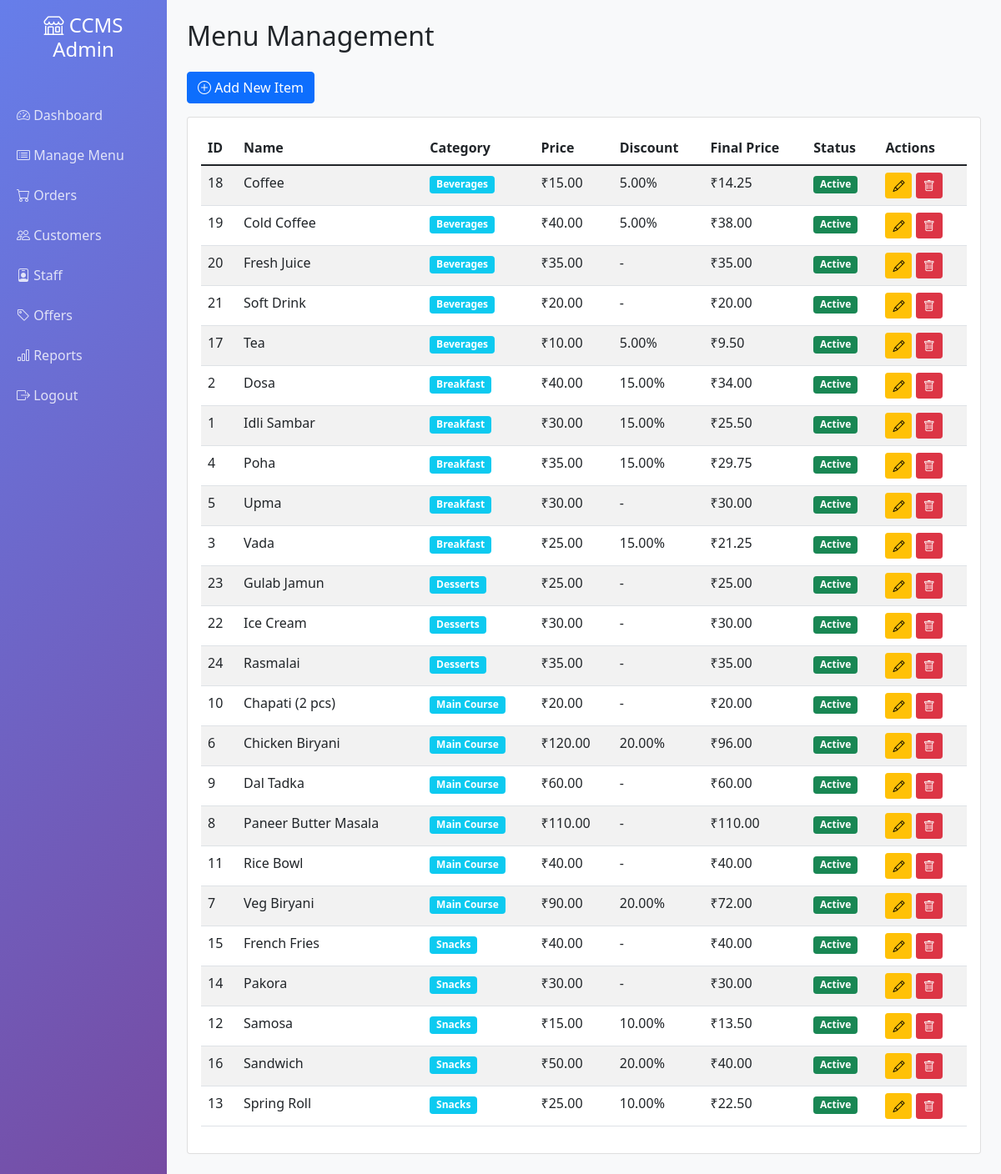
The page /UI/admin/menu.php (signed in) on the database its author committed.
### tables this page shows
CREATE TABLE MENU_ITEMS (
    Item_ID INT PRIMARY KEY AUTO_INCREMENT,
    Price DECIMAL(10, 2) NOT NULL,
    Name VARCHAR(100) NOT NULL,
    Offer_ID INT,
    Is_Active BOOLEAN DEFAULT TRUE
);

CREATE TABLE Category_Menu (
    Category VARCHAR(50),
    Item_ID INT,
    PRIMARY KEY (Category, Item_ID),
    FOREIGN KEY (Item_ID) REFERENCES MENU_ITEMS(Item_ID) ON DELETE CASCADE
);

CREATE TABLE OFFER (
    Offer_ID INT PRIMARY KEY AUTO_INCREMENT,
    Valid_Time DATETIME NOT NULL,
    Discount DECIMAL(5, 2),
    Description TEXT,
    Is_Active BOOLEAN DEFAULT TRUE
);

### UI/admin/menu.php (the view, shortened to what this page needs)
<?php
$conn = getDBConnection();
$menu_items = $conn->query("
    SELECT mi.Item_ID, mi.Name, mi.Price, cm.Category,
           mi.Offer_ID, o.Discount, mi.Is_Active
    FROM MENU_ITEMS mi
    LEFT JOIN Category_Menu cm ON mi.Item_ID = cm.Item_ID
    LEFT JOIN OFFER o ON mi.Offer_ID = o.Offer_ID
    ORDER BY cm.Category, mi.Name
");
?>
<!DOCTYPE html>
<html lang="en">
<head>
    <link href="https://cdn.jsdelivr.net/npm/bootstrap@5.1.3/dist/css/bootstrap.min.css" rel="stylesheet">
    <link rel="stylesheet" href="https://cdn.jsdelivr.net/npm/bootstrap-icons@1.7.2/font/bootstrap-icons.css">
</head>
<body>
    <div class="container-fluid">
        <div class="row">
            <div class="col-md-2 sidebar p-0">
                <div class="p-3 text-center">
                    <h4><i class="bi bi-shop"></i> CCMS Admin</h4>
                </div>
                <nav class="mt-3">
                    <a href="dashboard.php"><i class="bi bi-speedometer2"></i> Dashboard</a>
                    <a href="menu.php" class="active"><i class="bi bi-card-list"></i> Manage Menu</a>
                    <a href="orders.php"><i class="bi bi-cart"></i> Orders</a>
                    <a href="customers.php"><i class="bi bi-people"></i> Customers</a>
                    <a href="staff.php"><i class="bi bi-person-badge"></i> Staff</a>
                    <a href="offers.php"><i class="bi bi-tag"></i> Offers</a>
                    <a href="reports.php"><i class="bi bi-bar-chart"></i> Reports</a>
                    <a href="../logout.php"><i class="bi bi-box-arrow-right"></i> Logout</a>
                </nav>
            </div>
            <div class="col-md-10 p-4">
                <h2 class="mb-4">Menu Management</h2>
                <button class="btn btn-primary mb-3" data-bs-toggle="modal" data-bs-target="#itemModal">
                    <i class="bi bi-plus-circle"></i> Add New Item
                </button>
                <div class="card">
                    <div class="card-body">
                        <div class="table-responsive">
                            <table class="table table-striped">
                                <thead>
                                    <tr>
                                        <th>ID</th>
                                        <th>Name</th>
                                        <th>Category</th>
                                        <th>Price</th>
                                        <th>Discount</th>
                                        <th>Final Price</th>
                                        <th>Status</th>
                                        <th>Actions</th>
                                    </tr>
                                </thead>
                                <tbody>
                                    <?php while ($item = $menu_items->fetch_assoc()):
                                        $discount = $item['Discount'] ?? 0;
                                        $final_price = $item['Price'] * (1 - $discount / 100);
                                    ?>
                                    <tr>
                                        <td><?php echo $item['Item_ID']; ?></td>
                                        <td><?php echo $item['Name']; ?></td>
                                        <td><span class="badge bg-info"><?php echo $item['Category']; ?></span></td>
                                        <td>₹<?php echo number_format($item['Price'], 2); ?></td>
                                        <td><?php echo $discount > 0 ? $discount . '%' : '-'; ?></td>
                                        <td>₹<?php echo number_format($final_price, 2); ?></td>
                                        <td>
                                            <span class="badge bg-<?php echo $item['Is_Active'] ? 'success' : 'danger'; ?>">
                                                <?php echo $item['Is_Active'] ? 'Active' : 'Inactive'; ?>
                                            </span>
                                        </td>
                                        <td>
                                            <button class="btn btn-sm btn-warning" onclick="editItem(<?php echo htmlspecialchars(json_encode($item)); ?>)">
                                                <i class="bi bi-pencil"></i>
                                            </button>
                                            <?php if ($item['Is_Active']): ?>
                                            <a href="?delete=<?php echo $item['Item_ID']; ?>" class="btn btn-sm btn-danger"
                                               onclick="return confirm('Delete this item?')">
                                                <i class="bi bi-trash"></i>
                                            </a>
                                            <?php endif; ?>
                                        </td>
                                    </tr>
                                    <?php endwhile; ?>
                                </tbody>
                            </table>
                        </div>
                    </div>
                </div>
            </div>
        </div>
    </div>
</body>
</html>

### UI/admin/menu.php (style rules this page uses)
body { background-color: #f8f9fa; }
.sidebar { min-height: 100vh; background: linear-gradient(135deg, #667eea 0%, #764ba2 100%); color: white; }
.sidebar a { color: rgba(255,255,255,0.8); text-decoration: none; padding: 12px 20px; display: block; }

### rows shown on the page
menu_items: Item_ID "18", Name "Coffee", category_menu.Category "Beverages", Price "15.00", Offer_ID.Discount "5.00", Price.Discount "14.25", Is_Active "Active"
menu_items: Item_ID "19", Name "Cold Coffee", category_menu.Category "Beverages", Price "40.00", Offer_ID.Discount "5.00", Price.Discount "38.00", Is_Active "Active"
category_menu: Item_ID.Item_ID "20", Item_ID.Name "Fresh Juice", Category "Beverages", Item_ID.Price "35.00"
category_menu: Item_ID.Item_ID "21", Item_ID.Name "Soft Drink", Category "Beverages", Item_ID.Price "20.00"
menu_items: Item_ID "17", Name "Tea", category_menu.Category "Beverages", Price "10.00", Offer_ID.Discount "5.00", Price.Discount "9.50", Is_Active "Active"
menu_items: Item_ID "2", Name "Dosa", category_menu.Category "Breakfast", Price "40.00", Offer_ID.Discount "15.00", Price.Discount "34.00", Is_Active "Active"
menu_items: Item_ID "1", Name "Idli Sambar", category_menu.Category "Breakfast", Price "30.00", Offer_ID.Discount "15.00", Price.Discount "25.50", Is_Active "Active"
menu_items: Item_ID "4", Name "Poha", category_menu.Category "Breakfast", Price "35.00", Offer_ID.Discount "15.00", Price.Discount "29.75", Is_Active "Active"
category_menu: Item_ID.Item_ID "5", Item_ID.Name "Upma", Category "Breakfast", Item_ID.Price "30.00"
menu_items: Item_ID "3", Name "Vada", category_menu.Category "Breakfast", Price "25.00", Offer_ID.Discount "15.00", Price.Discount "21.25", Is_Active "Active"
category_menu: Item_ID.Item_ID "23", Item_ID.Name "Gulab Jamun", Category "Desserts", Item_ID.Price "25.00"
category_menu: Item_ID.Item_ID "22", Item_ID.Name "Ice Cream", Category "Desserts", Item_ID.Price "30.00"
category_menu: Item_ID.Item_ID "24", Item_ID.Name "Rasmalai", Category "Desserts", Item_ID.Price "35.00"
category_menu: Item_ID.Item_ID "10", Item_ID.Name "Chapati (2 pcs)", Category "Main Course", Item_ID.Price "20.00"
menu_items: Item_ID "6", Name "Chicken Biryani", category_menu.Category "Main Course", Price "120.00", Offer_ID.Discount "20.00", Price.Discount "96.00", Is_Active "Active"
category_menu: Item_ID.Item_ID "9", Item_ID.Name "Dal Tadka", Category "Main Course", Item_ID.Price "60.00"
category_menu: Item_ID.Item_ID "8", Item_ID.Name "Paneer Butter Masala", Category "Main Course", Item_ID.Price "110.00"
category_menu: Item_ID.Item_ID "11", Item_ID.Name "Rice Bowl", Category "Main Course", Item_ID.Price "40.00"
menu_items: Item_ID "7", Name "Veg Biryani", category_menu.Category "Main Course", Price "90.00", Offer_ID.Discount "20.00", Price.Discount "72.00", Is_Active "Active"
category_menu: Item_ID.Item_ID "15", Item_ID.Name "French Fries", Category "Snacks", Item_ID.Price "40.00"
category_menu: Item_ID.Item_ID "14", Item_ID.Name "Pakora", Category "Snacks", Item_ID.Price "30.00"
menu_items: Item_ID "12", Name "Samosa", category_menu.Category "Snacks", Price "15.00", Offer_ID.Discount "10.00", Price.Discount "13.50", Is_Active "Active"
menu_items: Item_ID "16", Name "Sandwich", category_menu.Category "Snacks", Price "50.00", Offer_ID.Discount "20.00", Price.Discount "40.00", Is_Active "Active"
menu_items: Item_ID "13", Name "Spring Roll", category_menu.Category "Snacks", Price "25.00", Offer_ID.Discount "10.00", Price.Discount "22.50", Is_Active "Active"
